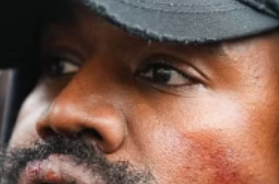
#> input picture secret_image.png, 279 x 184 px
$ python main.py
#> lines starting #> are read from the running program, lines starting #| are printed output that depends on the picture
from PIL import Image, ImageOps
import numpy as np
from skimage.measure import shannon_entropy
from skimage.util import view_as_blocks

secret_img = Image.open('secret_image.png')
#> secret_img is the input picture: PIL image 279x184 RGBA; mean R, G, B, A 125.2, 94.1, 81.5, 255
def encode_image(cover_path, secret_path, output_path, start_x, start_y, lsb_layers=4):
#> called with cover_path = 'cover_image.png', secret_path = 'secret_image.png', output_path = 'encoded_image.png', start_x = 50, start_y = 50, lsb_layers = 2
    cover_img = Image.open(cover_path).convert('RGB')
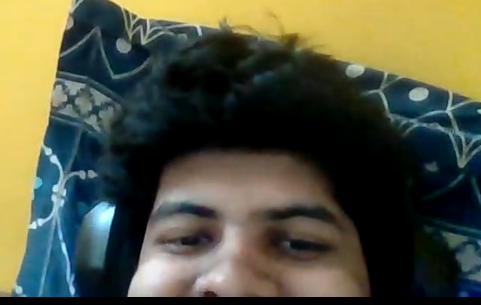
#> input picture cover_image.png, 481 x 305 px
    secret_img = Image.open(secret_path).convert('RGB')
#> secret_img: PIL image 279x184 RGB


    if secret_img.width > cover_img.width - start_x or secret_img.height > cover_img.height - start_y:
        raise ValueError("Secret image is too large for the cover image at the given position.")

    # Histogram Equalization
    cover_img = ImageOps.equalize(cover_img)
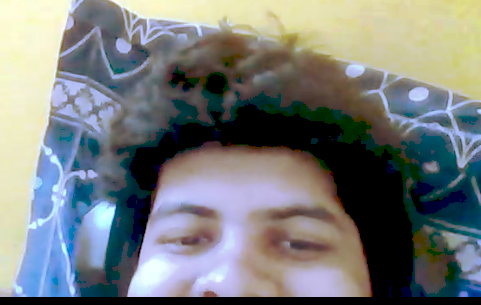
#> cover_img: PIL image 481x305 RGB; mean R, G, B 120.2, 124.8, 124.2


    mask = 255 - (1 << lsb_layers) + 1
    shift = 8 - lsb_layers

    for y in range(secret_img.height):
        for x in range(secret_img.width):
            cover_pixel = list(cover_img.getpixel((x + start_x, y + start_y)))
            secret_pixel = list(secret_img.getpixel((x, y)))

            for i in range(3):  # RGB channels
                cover_pixel[i] = (cover_pixel[i] & mask) | (secret_pixel[i] >> shift)

            cover_img.putpixel((x + start_x, y + start_y), tuple(cover_pixel))

    cover_img.save(output_path)

def detect_modified_region_entropy(image, block_size=8, threshold=1.0):
#> called with block_size = 8, threshold = 1
    grayscale = image.convert('L')
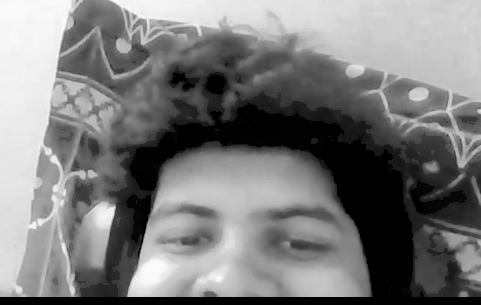
#> grayscale: PIL image 481x305 L; min 0, max 254, mean 123.3
    array = np.array(grayscale)


    height, width = array.shape
#> height = 305; width = 481
    cropped_height = height - height % block_size
#> cropped_height = 304
    cropped_width = width - width % block_size
#> cropped_width = 480
    array = array[:cropped_height, :cropped_width]

    blocks = view_as_blocks(array, block_shape=(block_size, block_size))


    entropy_map = np.apply_along_axis(shannon_entropy, 2, blocks.reshape(-1, block_size, block_size))


    entropy_map = entropy_map.flatten()
#> entropy_map = 18240 values, max 3 at index 72, min 0 at index 2, mean 1.84

    print("Flattened entropy_map size:", entropy_map.size)
#| Flattened entropy_map size: 18240

    if entropy_map.max() < threshold:
        return None


    target_shape = (blocks.shape[0], blocks.shape[1])
#> target_shape = (38, 60)
    reshaped_entropy_map = entropy_map[:target_shape[0] * target_shape[1]].reshape(target_shape)
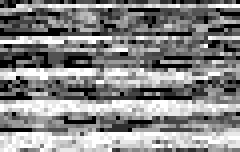
#> reshaped_entropy_map: shape (38, 60) float64 (shown 4 times larger); min 0, max 3, mean 1.59; drawn with min black and max white

    print("Reshaped entropy_map shape:", reshaped_entropy_map.shape)
#| Reshaped entropy_map shape: (38, 60)


    max_y, max_x = np.unravel_index(np.argmax(reshaped_entropy_map), reshaped_entropy_map.shape)
#> max_y = 1; max_x = 12
    return max_x * block_size, max_y * block_size


def decode_image(encoded_path, output_path, secret_width, secret_height, lsb_layers=1):
    encoded_img = Image.open(encoded_path)
    region_start = detect_modified_region_entropy(encoded_img)
#> region_start = (96, 8)

    if region_start is None:
        raise ValueError("No modified region detected.")

    start_x, start_y = region_start
#> start_x = 96; start_y = 8
    decoded_img = Image.new('RGB', (secret_width, secret_height))
#> decoded_img: PIL image 279x184 RGB; every value is 0

    mask = (1 << lsb_layers) - 1
    shift = 8 - lsb_layers

    for y in range(secret_height):
        for x in range(secret_width):
            if start_x + x < encoded_img.width and start_y + y < encoded_img.height:
                pixel = encoded_img.getpixel((start_x + x, start_y + y))
                decoded_pixel = [(channel & mask) << shift for channel in pixel]

                decoded_img.putpixel((x, y), tuple(decoded_pixel))
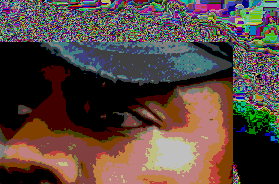
#> decoded_img: PIL image 279x184 RGB; mean R, G, B 87.9, 71.1, 64.8

    decoded_img.save(output_path)


encode_image('cover_image.png', 'secret_image.png', 'encoded_image.png', 50, 50, lsb_layers=2)
decode_image('encoded_image.png', 'decoded_image.png', secret_img.width, secret_img.height, lsb_layers=2)
